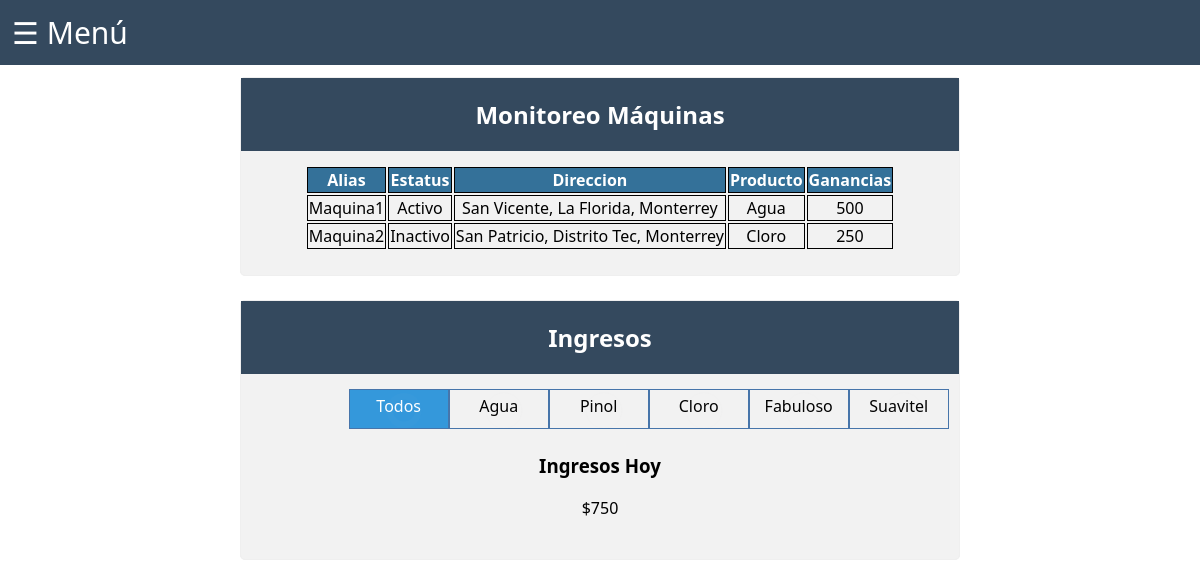
The page /InfoMachines.php (signed in) on the database its author committed.
### tables this page shows
CREATE TABLE Machines (
    MachineID int NOT NULL AUTO_INCREMENT,
    Alias VARCHAR(100) NOT NULL,
    FechaAlta DATE NOT NULL,
    Estatus VARCHAR(10) NOT NULL,
    Marca VARCHAR(100) NOT NULL,
    Modelo VARCHAR(100) NOT NULL,
    Producto VARCHAR(50) NOT NULL,
    SensorIncluido BOOLEAN NOT NULL,
    Estado VARCHAR(255) NOT NULL,
    Municipio VARCHAR(255) NOT NULL,
    Colonia VARCHAR(255) NOT NULL,
    Calle VARCHAR(255) NOT NULL,
    UserID int NOT NULL,
    PRIMARY KEY (MachineID)
);

CREATE TABLE MachineEarnings (
    Ganancias int NOT NULL,
    MachineID int NOT NULL
);

### php/ConnectionDB.php (called while the page is built, shortened)
<?php
function consultDB($consult) {
    $connection = mysqli_connect(cServer, cUser, cPassword, cBd);
    $result = mysqli_query($connection, $consult);
    if($result)
        return $result;
    else
        return FALSE;
}
?>

### InfoMachines.php (the view, shortened to what this page needs)
<?php
include("php/ConnectionDB.php");
if (isset($_SESSION["Email"])) {
    $email = $_SESSION["Email"];
}
else {
    header('Location: index.php');
}
$machines = "(";
$consult = "SELECT * FROM Users WHERE Email = '$email'";
$result = consultDB($consult);
if ($row = mysqli_fetch_array($result)) {
    $user = $row["UserID"];
}
$consult = "SELECT MachineID FROM Machines WHERE UserID = '$user'";
$result = consultDB($consult);
while ($row = mysqli_fetch_array($result)) {
    $machines = $machines . (string)$row["MachineID"] . ", ";
}
$machines = $machines . "0)";
$consult = "SELECT Alias, Estatus, Calle, Colonia, Municipio, Producto, Ganancias FROM machines JOIN machineearnings ON machines.MachineID = machineearnings.MachineID WHERE machines.MachineID IN $machines";
$result = consultDB($consult);
?>
<!DOCTYPE html>
<html>
<head>
    <link rel="stylesheet" href="https://cdnjs.cloudflare.com/ajax/libs/intl-tel-input/17.0.8/css/intlTelInput.css" />
    <link rel="stylesheet" href="css/style.css" />
</head>
<body>
    <header>
        <span style="font-size:30px;cursor:pointer" onclick="openNav()">&#9776; Menú</span>
    </header>
    <main>
        <fieldset class="showData">
            <h2 class="formHeader">Monitoreo Máquinas</h2>
            <div id="maquinaStatus">
                <table id="maquinaTable">
                    <thead>
                        <tr>
                            <th>Alias</th>
                            <th>Estatus</th>
                            <th>Direccion</th>
                            <th>Producto</th>
                            <th>Ganancias</th>
                        </tr>
                    </thead>
                    <tbody id="info">
                        <?php
                        while ($row = mysqli_fetch_array($result)) {
                            $Alias = $row['Alias'];
                            $Estatus = $row['Estatus'];
                            $Calle = $row['Calle'];
                            $Colonia = $row['Colonia'];
                            $Municipio = $row['Municipio'];
                            $Producto = $row['Producto'];
                            $Ganancias = $row['Ganancias'];
                            echo "<tr>";
                            echo "<td>" . $Alias . "</td>";
                            echo "<td>" . $Estatus . "</td>";
                            echo "<td>" . $Calle . ", " . $Colonia . ", " . $Municipio . "</td>";
                            echo "<td>" . $Producto . "</td>";
                            echo "<td>" . $Ganancias . "</td>";
                            echo "</tr>";
                        }
                        ?>
                    </tbody>
                </table>
            </div>
        </fieldset>
        <fieldset id="ingresos" class="showData">
            <h2 class="formHeader">Ingresos</h2>
            <ul class="toggle">
                <li>
                    <input type="radio" name="incomeBy" value=0 id="todos" checked="checked" />
                    <label for="todosIncome">Todos</label>
                </li>
                <li>
                    <input type="radio" name="incomeBy" value=1 id="agua" />
                    <label for="aguaIncome">Agua</label>
                </li>
                <li>
                    <input type="radio" name="incomeBy" value=2 id="pinol" />
                    <label for="pinolIncome">Pinol</label>
                </li>
                <li>
                    <input type="radio" name="incomeBy" value=3 id="cloro" />
                    <label for="cloroIncome">Cloro</label>
                </li>
                <li>
                    <input type="radio" name="incomeBy" value=4 id="fabuloso" />
                    <label for="fabulosoIncome">Fabuloso</label>
                </li>
                <li>
                    <input type="radio" name="incomeBy" value=5 id="suavitel" />
                    <label for="suavitelIncome">Suavitel</label>
                </li>
            </ul>
            <br>
            <br>
            <h3>Ingresos Hoy</h3>
            <p id="cantidad"></p>
        </fieldset>
    </main>
</body>
</html>

### css/style.css (style rules this page uses)
* { box-sizing: border-box; font-family: "Segoe UI", Tahoma, Geneva, Verdana, sans-serif; }
body, html { padding: 0%; margin: 0%; }
fieldset { margin-left: auto; margin-right: auto; }
input, select, textarea { width: 100%; padding: 12px; border: 1px solid #ccc; border-radius: 4px; resize: vertical; }
.showData, form { border-radius: 5px; background-color: #f2f2f2; margin: auto; margin-bottom: 2%; max-width: 60%; min-height: fit-content; border-style: solid; border-width: 1px; }
.showData { text-align: center; padding: 0; min-height: 60%; padding-bottom: 2%; }
header { margin: 0; margin-bottom: 1%; color: white; background-color: #34495e; padding: 1%; }
.formHeader { background-color: #34495e; color: white; width: 100%; height: 100%; padding: 20px; text-align: center; margin-bottom: 0%; margin-top: 0%; }
#maquinaTable { margin-left: auto; margin-right: auto; margin-top: 2%; min-width: 80%; min-height: 50%; }
#maquinaTable th { background-color: #347199; color: white; }
#maquinaTable td, #maquinaTable th { border: 1px black solid; margin: 0%; min-width: 20%; }
ul { margin-left: auto; margin-right: auto; margin-top: 2%; }
.toggle { list-style-type: none; margin-left: auto; margin-right: auto; padding-left: 15%; }
.toggle li { float: left; margin-left: auto; margin-right: auto; width: 100px; height: 40px; position: relative; }
.toggle label, .toggle input { display: block; position: absolute; top: 0; left: 0; right: 0; bottom: 0; }
.toggle input[type="radio"] { opacity: 0.011; z-index: 100; padding: 5px; }
.toggle input[type="radio"]:checked+label { background: #3498db; color: white; }
.toggle label { padding: 5px; border: 1px solid rgb(71, 117, 170); cursor: pointer; z-index: 90; }

### rows shown on the page
machines: Alias "Maquina1", Estatus "Activo", Calle "San Vicente", Colonia "La Florida", Municipio "Monterrey", Producto "Agua", machineearnings.Ganancias "500"
machines: Alias "Maquina2", Estatus "Inactivo", Calle "San Patricio", Colonia "Distrito Tec", Municipio "Monterrey", Producto "Cloro", machineearnings.Ganancias "250"
